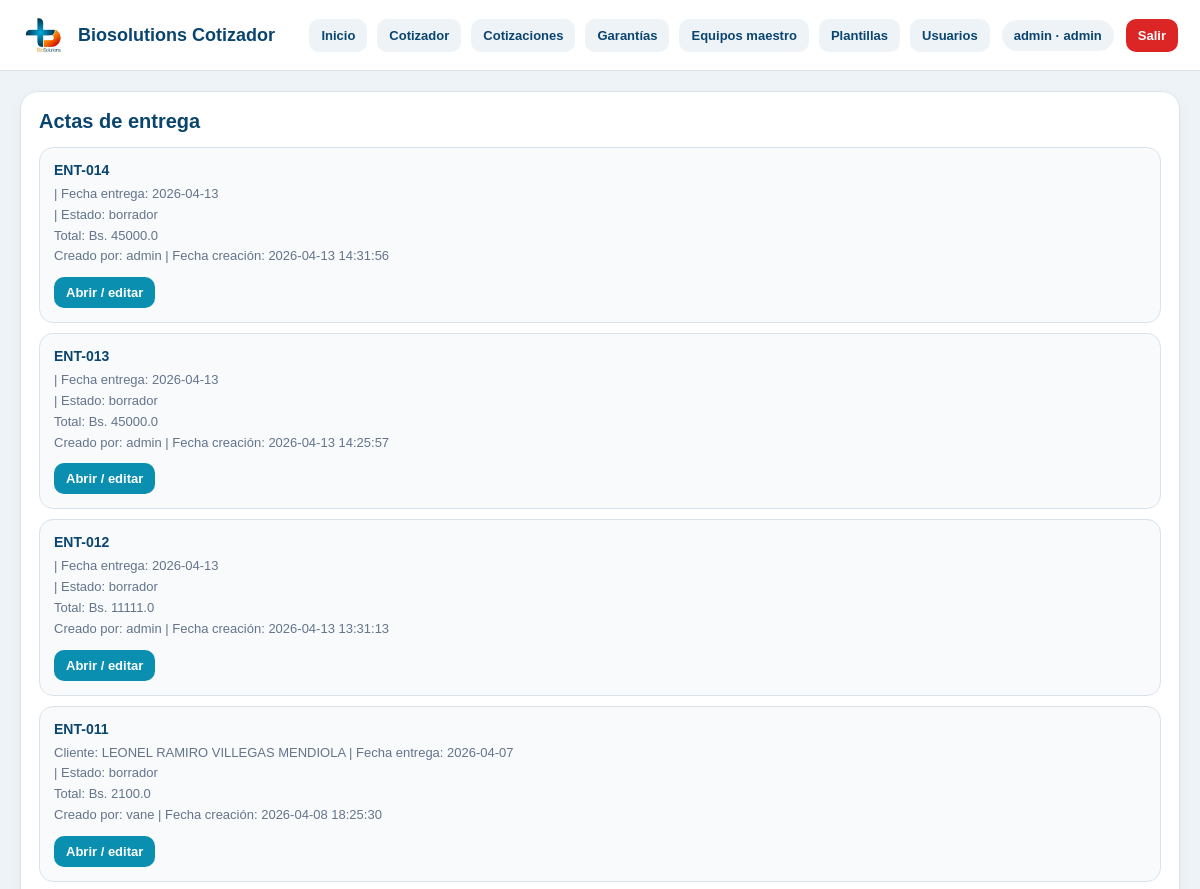
Page /entregas (signed in, upper part) on the earlier database version.
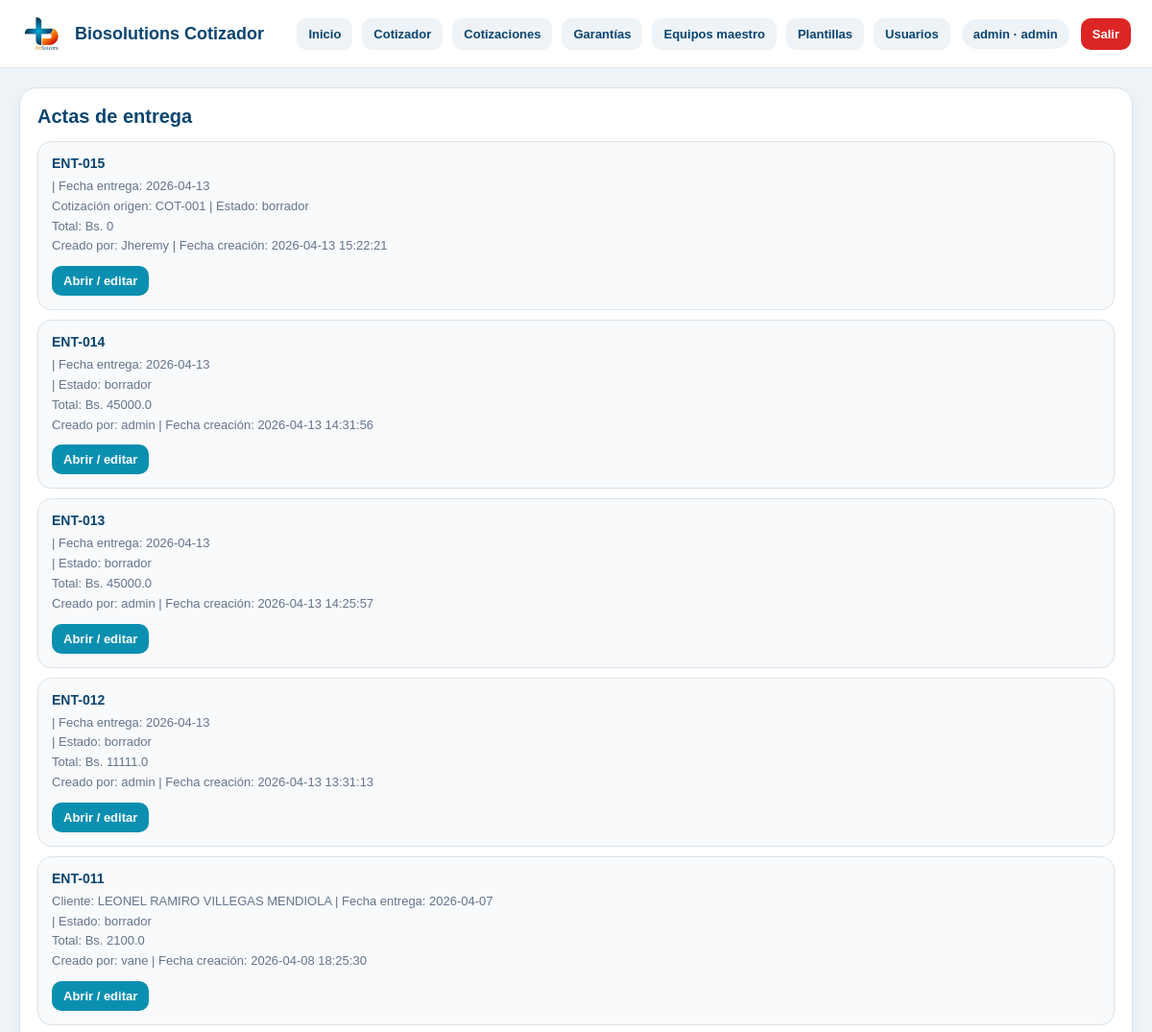
Same page on the later database version.
### tables this page shows
CREATE TABLE entregas (
            id INTEGER PRIMARY KEY AUTOINCREMENT,
            cotizacion_id INTEGER NOT NULL,
            numero_entrega TEXT,
            fecha_entrega TEXT,
            cliente_nombre TEXT,
            cliente_documento TEXT,
            recibe_nombre TEXT,
            entrega_nombre TEXT,
            entrega_documento_texto TEXT,
            texto_intro TEXT,
            total REAL DEFAULT 0,
            payload_json TEXT,
            estado TEXT DEFAULT 'borrador',
            creado_por_user_id INTEGER,
            actualizado_por_user_id INTEGER,
            creado_en TEXT DEFAULT CURRENT_TIMESTAMP,
            actualizado_en TEXT DEFAULT CURRENT_TIMESTAMP
        );

CREATE TABLE usuarios (
    id INTEGER PRIMARY KEY AUTOINCREMENT,
    username TEXT NOT NULL UNIQUE,
    password_hash TEXT NOT NULL,
    nombre TEXT,
    rol TEXT NOT NULL DEFAULT 'editor',
    activo INTEGER NOT NULL DEFAULT 1,
    creado_en TEXT NOT NULL DEFAULT CURRENT_TIMESTAMP
);

CREATE TABLE cotizaciones (
    id INTEGER PRIMARY KEY AUTOINCREMENT,
    numero TEXT,
    fecha TEXT,
    cliente TEXT,
    atencion TEXT,
    ciudad TEXT,
    validez TEXT,
    forma_pago TEXT,
    observaciones TEXT,
    moneda TEXT DEFAULT 'BOB',
    total REAL DEFAULT 0,
    estado TEXT DEFAULT 'borrador'
, payload_json TEXT, creado_por_user_id INTEGER, actualizado_por_user_id INTEGER, creado_en TEXT, actualizado_en TEXT, estado_documental TEXT DEFAULT 'borrador');

### app.py (the view)
@app.route("/entregas")
@login_required
def entregas_page():
    conn = get_db_connection()
    ensure_auth_schema(conn)
    entregas = conn.execute("""
        SELECT
            e.*,
            c.numero AS cotizacion_numero,
            uc.username AS creado_por_username,
            ua.username AS actualizado_por_username
        FROM entregas e
        LEFT JOIN cotizaciones c ON c.id = e.cotizacion_id
        LEFT JOIN usuarios uc ON uc.id = e.creado_por_user_id
        LEFT JOIN usuarios ua ON ua.id = e.actualizado_por_user_id
        ORDER BY e.id DESC
    """).fetchall()
    conn.close()
    return render_template("entregas.html", entregas=entregas, active_page="entregas")

### app.py (called while the page is built)
def get_db_connection():
    conn = sqlite3.connect(DB_PATH, timeout=10)
    conn.row_factory = sqlite3.Row
    return conn

def ensure_payload_json_column(conn):
    columns = conn.execute("PRAGMA table_info(cotizaciones)").fetchall()
    column_names = [col["name"] for col in columns]
    if "payload_json" not in column_names:
        conn.execute("ALTER TABLE cotizaciones ADD COLUMN payload_json TEXT")
        conn.commit()

def ensure_users_table(conn):
    conn.execute("""
        CREATE TABLE IF NOT EXISTS usuarios (
            id INTEGER PRIMARY KEY AUTOINCREMENT,
            username TEXT NOT NULL UNIQUE,
            password_hash TEXT NOT NULL,
            nombre TEXT,
            rol TEXT NOT NULL DEFAULT 'editor',
            activo INTEGER NOT NULL DEFAULT 1,
            creado_en TEXT NOT NULL DEFAULT CURRENT_TIMESTAMP
        )
    """)
    conn.commit()

def ensure_documentos_schema(conn):
    ensure_payload_json_column(conn)
    ensure_cotizaciones_audit_columns(conn)
    ensure_cotizacion_documental_column(conn)
    ensure_entregas_table(conn)
    ensure_garantias_table(conn)

def ensure_auth_schema(conn):
    ensure_users_table(conn)
    ensure_documentos_schema(conn)

### templates/entregas.html (shortened to what this page needs)
{% extends "base.html" %}
{% block content %}
<section class="page-card">
  <h2>Actas de entrega</h2>
  {% if entregas %}
    <div class="lib-list">
      {% for e in entregas %}
        <div class="lib-card">
          <strong>{{ e["numero_entrega"] or "Sin número" }}</strong>
          <span>
            {% if e["cliente_nombre"] %}Cliente: {{ e["cliente_nombre"] }}{% endif %}
            {% if e["fecha_entrega"] %} | Fecha entrega: {{ e["fecha_entrega"] }}{% endif %}
          </span>
          <span>
            {% if e["cotizacion_numero"] %}Cotización origen: {{ e["cotizacion_numero"] }}{% endif %}
            | Estado: {{ e["estado"] or "borrador" }}
          </span>
          <span>
            Total: Bs. {{ e["total"] or 0 }}
          </span>
           <span>
            Creado por: {{ e["creado_por_username"] or "N/D" }}
            {% if e["creado_en"] %} | Fecha creación: {{ e["creado_en"] }}{% endif %}
          </span>
          <div class="actions">
            <a href="{{ url_for('entrega_detail_page', entrega_id=e['id']) }}">Abrir / editar</a>
          </div>
        </div>
      {% endfor %}
    </div>
  {% else %}
    <p class="tiny-note">Todavía no hay actas de entrega generadas.</p>
  {% endif %}
</section>
{% endblock %}

Differences in the rows shown:
added entregas: numero_entrega "ENT-015", fecha_entrega "2026-04-13", cotizacion_numero "COT-001", estado "borrador", total "0", username "Jheremy", creado_en "2026-04-13 15:22:21"
